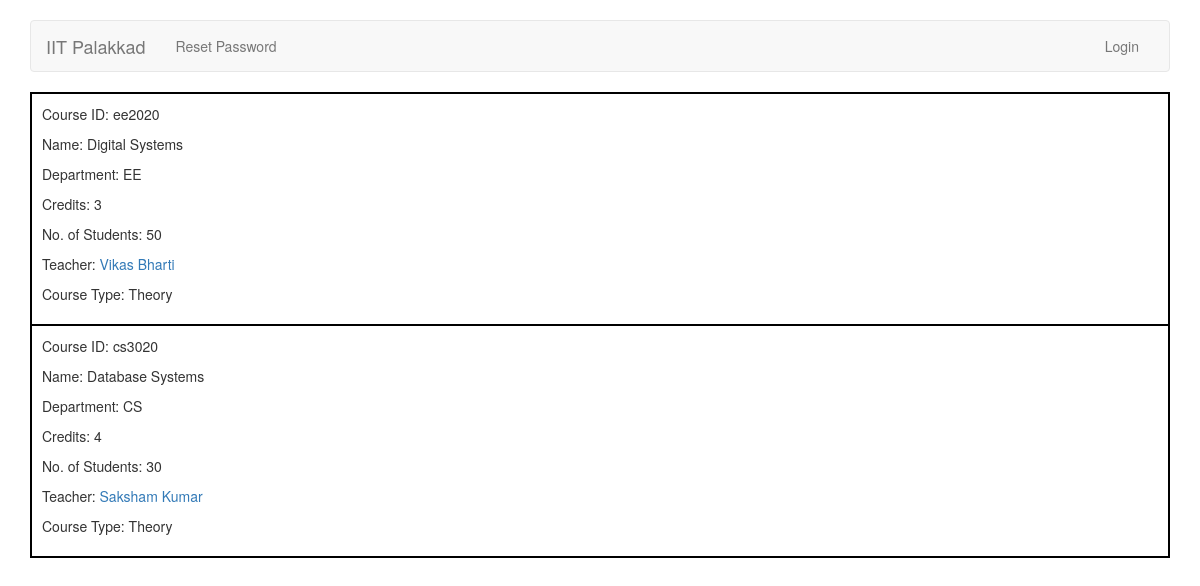
The page /accounts/display/courses/ on the database its author committed.
### accounts/models.py (models this page shows)
class Course(models.Model):
	COURSE_TYPES = (
		('L','Lab'),
		('T','Theory'),
	)
	course_id = models.CharField(max_length=20)
	name = models.CharField(max_length=255)
	department = models.CharField(max_length=100)
	credits = models.IntegerField()
	students = models.IntegerField(default=0)
	teacher = models.ForeignKey(TeacherProfile, related_name='course_teacher', on_delete=models.CASCADE)
	course_type = models.CharField(max_length=1, choices=COURSE_TYPES)
	def __str__(self):
		return self.name
	def get_teacher_first_name(self):
		return self.teacher.user.first_name
	def get_teacher_last_name(self):
		return self.teacher.user.last_name

class TeacherProfile(models.Model):
	user = models.OneToOneField(User, unique=True, on_delete=models.CASCADE, null=True, related_name='teacher_profile')
	phone_number = models.CharField(max_length=10)
	address = models.CharField(max_length=100)
	def __str__(self):
		return self.user.first_name + " " + self.user.last_name

class User(AbstractUser):
    	TA = 1
    	TEACHER = 2
    	ADMIN = 3
    	ROLE_CHOICES = (
        	(TA, 'TA'),
        	(TEACHER, 'Teacher'),
        	(ADMIN, 'Admin'),
    	)
	role = models.PositiveSmallIntegerField(choices=ROLE_CHOICES, null=True, blank=True)

### accounts/views.py (the view)
def display_courses(request):
	courses = Course.objects.all()
	args = { 'courses': courses }
	return render(request, 'accounts/display_courses.html', args)

### accounts/templates/accounts/display_courses.html (shortened to what this page needs)
{% extends 'base.html' %}
{% block body %}
	<div class="container">
	<table style="border: 1px solid black; width:100%">
	{% for course in courses %}
	<tr>
	<td style="border: 2px solid black; padding:10px">
		<p>Course ID: {{ course.course_id }}</p>
		<p>Name: {{ course.name }}</p>
		<p>Department: {{ course.department }}</p>
		<p>Credits: {{ course.credits }}</p>
		<p>No. of Students: {{ course.students }}</p>
		<p>Teacher: <a href="{% url 'profile_view_other' pk=course.teacher.id %}">{{ course.teacher }}</a></p>
		{% if course.course_type == 'L' %}
			<p>Course Type: Lab</p>
		{% else %}
			<p>Course Type: Theory</p>
		{% endif %}
	</td>
	</tr>
	{% endfor %}
	</table>
	</div>
{% endblock %}

### rows shown on the page
Course: course_id "ee2020", name "Digital Systems", department "EE", credits "3", students "50", teacher "Vikas Bharti", course_type "Course Type: Theory"
Course: course_id "cs3020", name "Database Systems", department "CS", credits "4", students "30", teacher "Saksham Kumar", course_type "Course Type: Theory"
